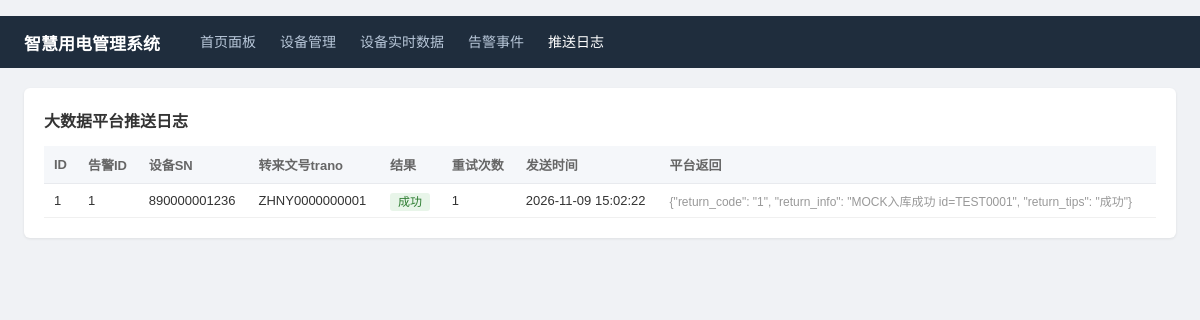
/pushlog, run on the app's committed database.
### tables this page shows
CREATE TABLE gov_push_log(          -- 大数据平台推送日志
    id INTEGER PRIMARY KEY AUTOINCREMENT,
    alarm_id INTEGER, sn TEXT, trano TEXT,
    request_body TEXT, response_body TEXT,
    return_code TEXT, send_time TEXT, retry_count INTEGER DEFAULT 1);

### gov_web.py (the view)
@app.route("/pushlog")
def pushlog():
    with gc.db_conn() as c:
        logs = [dict(r) for r in c.execute(
            "SELECT * FROM gov_push_log ORDER BY id DESC LIMIT 200")]
    return render_template("pushlog.html", logs=logs, active="pushlog")

### gov_common.py (called while the page is built)
def db_conn():
    c = sqlite3.connect(DB_PATH)
    c.row_factory = sqlite3.Row
    return c

### templates/pushlog.html
{% extends "base.html" %}
{% block body %}
<div class="card"><h3>大数据平台推送日志</h3>
<table>
<tr><th>ID</th><th>告警ID</th><th>设备SN</th><th>转来文号trano</th><th>结果</th>
    <th>重试次数</th><th>发送时间</th><th>平台返回</th></tr>
{% for g in logs %}<tr>
  <td>{{ g.id }}</td><td>{{ g.alarm_id }}</td><td>{{ g.sn }}</td><td>{{ g.trano }}</td>
  <td>{% if g.return_code=='1' %}<span class="tag tag-ok">成功</span>
      {% else %}<span class="tag tag-err">失败</span>{% endif %}</td>
  <td>{{ g.retry_count }}</td><td>{{ g.send_time }}</td>
  <td class="hint">{{ g.response_body[:90] }}</td>
</tr>{% endfor %}</table>
</div>
{% endblock %}

### templates/base.html (style rules this page uses)
body { font-family:"Microsoft YaHei",sans-serif;margin:0;background:#f0f2f5;color:#333;font-size:14px }
.card { background:#fff;border-radius:6px;padding:20px;box-shadow:0 1px 3px rgba(0,0,0,.08);margin-bottom:20px }
.card h3 { margin:0 0 14px;font-size:16px }
table { width:100%;border-collapse:collapse;font-size:13px }
th { background:#f5f7fa;text-align:left;padding:9px 10px;border-bottom:1px solid #e8eaee;color:#666 }
td { padding:8px 10px;border-bottom:1px solid #f0f0f0 }
.tag { padding:2px 8px;border-radius:3px;font-size:12px;text-decoration:none }
.tag-ok { background:#e8f5e9;color:#2e7d32 }
.hint { color:#999;font-size:12px }

### data on the page
gov_push_log: id "1", alarm_id "1", sn "890000001236", trano "ZHNY0000000001", return_code "成功", retry_count "1", send_time "2026-11-09 15:02:22", response_body "{\"return_code\": \"1\", \"return_info\": \"MOCK入库成功 id=TEST0001\", \"return_tips\": \"成功\"}"
